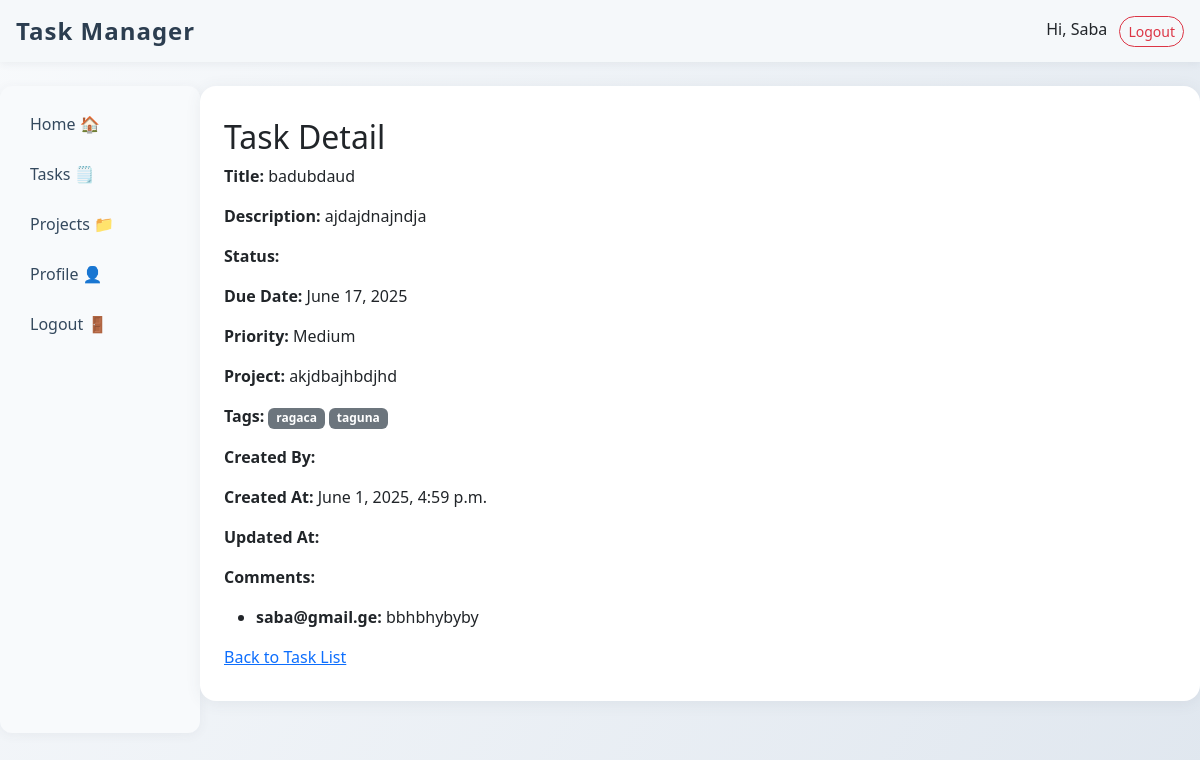
/tasks/4/ (signed in), run on the app's committed database.
### accounts/models.py (models this page shows)
class CustomUser(AbstractBaseUser, PermissionsMixin):
    email = models.EmailField(unique=True)
    first_name = models.CharField(max_length=50, blank=True)
    last_name = models.CharField(max_length=50, blank=True)
    is_active = models.BooleanField(default=True)
    is_staff = models.BooleanField(default=False)
    date_joined = models.DateTimeField(auto_now_add=True)
    USERNAME_FIELD = 'email'
    REQUIRED_FIELDS = []
    objects = CustomUserManager()
    def __str__(self):
        return self.email

### tasks/models.py (models this page shows, shortened)
class Task(models.Model):
    PRIORITY_CHOICES = [
        ('L', 'Low'),
        ('M', 'Medium'),
        ('H', 'High'),
    ]
    title = models.CharField(max_length=255)
    description = models.TextField(blank=True)
    user = models.ForeignKey(settings.AUTH_USER_MODEL, on_delete=models.CASCADE, related_name='tasks')
    project = models.ForeignKey(Project, on_delete=models.CASCADE, related_name='tasks', null=True, blank=True)
    due_date = models.DateField()
    time = models.TimeField(null=True, blank=True)
    priority = models.CharField(max_length=1, choices=PRIORITY_CHOICES, default='M')
    tags = models.ManyToManyField(Tag, blank=True, related_name='tasks')
    completed = models.BooleanField(default=False)
    created_at = models.DateTimeField(auto_now_add=True)

class Project(models.Model):
    name = models.CharField(max_length=255)
    description = models.TextField(blank=True)
    owner = models.ForeignKey(settings.AUTH_USER_MODEL, on_delete=models.CASCADE, related_name='projects')
    created_at = models.DateTimeField(auto_now_add=True)

class Tag(models.Model):
    name = models.CharField(max_length=50)
    color = models.CharField(max_length=7, default="#cccccc")  # Hex color

class TaskComment(models.Model):
    task = models.ForeignKey(Task, on_delete=models.CASCADE, related_name='comments')
    user = models.ForeignKey(settings.AUTH_USER_MODEL, on_delete=models.CASCADE)
    content = models.TextField()
    created_at = models.DateTimeField(auto_now_add=True)

### tasks/views.py (the view)
# urls.py: path('tasks/<int:task_id>/', views.task_detail, name='task_detail'), # No HTMX partial logic in view
@login_required
def task_detail(request, task_id):
    task = Task.objects.get(id=task_id)
    if task.user != request.user:
        raise Http404("You do not have permission to view this task.")
    return render(request, 'tasks/task_detail.html', {'task': task})

### tasks/templates/tasks/task_detail.html
{% extends 'base.html' %}
{% block content %}
    <h2>Task Detail</h2>
    <div>
        <p><strong>Title:</strong> {{ task.title }}</p>
        <p><strong>Description:</strong> {{ task.description }}</p>
        <p><strong>Status:</strong> {{ task.status }}</p>
        <p><strong>Due Date:</strong> {{ task.due_date }}</p>
        <p><strong>Priority:</strong> {{ task.get_priority_display }}</p>
        <p><strong>Project:</strong> {{ task.project.name }}</p>
        <p><strong>Tags:</strong>
            {% if task.tags.all %}
                {% for tag in task.tags.all %}
                    <span class="badge bg-secondary">{{ tag.name }}</span>
                {% endfor %}
            {% else %}
                <span class="text-muted">None</span>
            {% endif %}
        </p>
        <p><strong>Created By:</strong> {{ task.created_by.username }}</p>
        <p><strong>Created At:</strong> {{ task.created_at }}</p>
        <p><strong>Updated At:</strong> {{ task.updated_at }}</p>
        <p><strong>Comments:</strong>
            {% if task.comments.all %}
                <ul>
                    {% for comment in task.comments.all %}
                        <li>
                            <strong>{{ comment.user }}:</strong>
                            {{ comment.content|truncatechars:40 }}
                        </li>
                    {% empty %}
                        <li>No comments</li>
                    {% endfor %}
                </ul>
            {% else %}
                No comments
            {% endif %}
    </div>
    <a href="{% url 'tasks:task_list' %}">Back to Task List</a>
{% endblock %}

### templates/base.html (shortened to what this page needs)
<!DOCTYPE html>
<html lang="en">
<head>
    <link rel="stylesheet" href="https://cdn.jsdelivr.net/npm/bootstrap@5.3.0/dist/css/bootstrap.min.css">
    {% load static %}
    <link rel="stylesheet" href="{% static 'css/static.css' %}">
</head>
<body>
    <nav class="navbar navbar-expand-lg navbar-light bg-light px-3">
        <a class="navbar-brand"
           href="{% url 'tasks:home' %}"
           hx-get="{% url 'tasks:home' %}"
           hx-target="#main-content"
           hx-swap="innerHTML"
           hx-push-url="true">
           Task Manager
        </a>
        <div class="ms-auto">
            {% if user.is_authenticated %}
                <span class="me-2">Hi, {{ user.first_name|default:user.email }}</span>
                <a href="{% url 'accounts:logout' %}"
                   class="btn btn-outline-danger btn-sm"
                   hx-get="{% url 'accounts:logout' %}"
                   hx-target="#main-content"
                   hx-swap="innerHTML"
                   hx-push-url="true">Logout</a>
            {% endif %}
        </div>
    </nav>
    <div class="container-fluid mt-4">
        <div class="row">
            <nav class="col-md-3 col-lg-2 d-md-block bg-light sidebar py-3">
                <ul class="nav flex-column">
                    <li class="nav-item">
                        <a class="nav-link"
                           href="{% url 'tasks:home' %}"
                           hx-get="{% url 'tasks:home' %}"
                           hx-target="#main-content"
                           hx-swap="innerHTML"
                           hx-push-url="true">Home 🏠</a>
                    </li>
                    {% if user.is_authenticated %}
                    <li class="nav-item">
                        <a class="nav-link"
                           href="{% url 'tasks:task_list' %}"
                           hx-get="{% url 'tasks:task_list' %}"
                           hx-target="#main-content"
                           hx-swap="innerHTML"
                           hx-push-url="true">Tasks 🗒️</a>
                    </li>
                    <li class="nav-item">
                        <a class="nav-link"
                           href="{% url 'tasks:project_list' %}"
                           hx-get="{% url 'tasks:project_list' %}"
                           hx-target="#main-content"
                           hx-swap="innerHTML"
                           hx-push-url="true">Projects 📁</a>
                    </li>
                    <li class="nav-item">
                        <a class="nav-link"
                           href="{% url 'accounts:profile' %}"
                           hx-get="{% url 'accounts:profile' %}"
                           hx-target="#main-content"
                           hx-swap="innerHTML"
                           hx-push-url="true">Profile 👤</a>
                    </li>
                    <li class="nav-item">
                        <a class="nav-link"
                           href="{% url 'accounts:logout' %}"
                           hx-get="{% url 'accounts:logout' %}"
                           hx-target="#main-content"
                           hx-swap="innerHTML"
                           hx-push-url="true">Logout 🚪</a>
                    </li>
                    {% endif %}
                </ul>
            </nav>
            <main class="col-md-9 ms-sm-auto col-lg-10 px-md-4" id="main-content">
                {% block content %}
                {% endblock %}
            </main>
        </div>
    </div>
</body>
</html>

### static/css/static.css (style rules this page uses)
body { background: linear-gradient(120deg, #f8fafc 0%, #e0e7ef 100%); min-height: 100vh; font-family: 'Segoe UI', 'Roboto', Arial, sans-serif; }
.navbar { box-shadow: 0 2px 8px rgba(60, 72, 88, 0.07); background: #f5f8fa !important; }
.navbar-brand { font-weight: bold; font-size: 1.5rem; color: #2c3e50 !important; letter-spacing: 1px; }
.navbar .btn { border-radius: 20px; transition: background 0.2s, color 0.2s; }
.sidebar { background: #f8fafc !important; border-radius: 12px; min-height: 70vh; box-shadow: 0 2px 12px rgba(60, 72, 88, 0.06); }
.sidebar .nav-link { color: #34495e; font-weight: 500; border-radius: 8px; margin-bottom: 6px; transition: background 0.2s, color 0.2s; padding: 10px 18px; }
main { background: #fff; border-radius: 16px; box-shadow: 0 2px 16px rgba(60, 72, 88, 0.08); padding: 2rem 2.5rem; min-height: 70vh; margin-bottom: 2rem; margin-top: 0.5rem; }
.sidebar { scrollbar-width: thin; scrollbar-color: #0d6efd #e0e7ef; }

### data on the page
CustomUser: first_name "Saba"
Task: title "badubdaud", description "ajdajdnajndja", due_date "June 17, 2025", priority "Medium", project.name "akjdbajhbdjhd", created_at "June 1, 2025, 4:59 p.m."
Tag: name "ragaca"
Tag: name "taguna"
TaskComment: user "saba@gmail.ge", content "bbhbhybyby"
